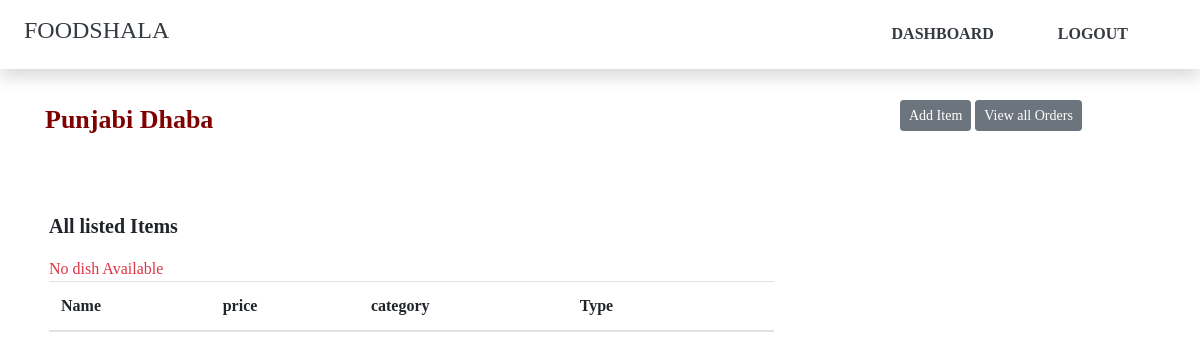
The app's page /restrauntAdminPage.php (signed in), older data.
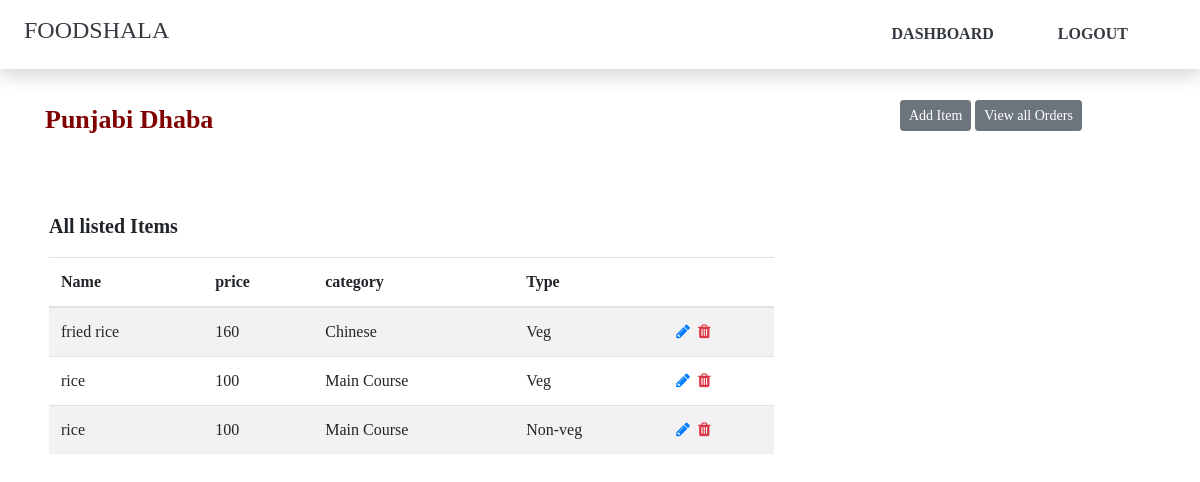
The same page, newer data.
### tables this page shows
CREATE TABLE `restraunts` (
  `restraunt_id` int(11) NOT NULL,
  `restraunt_name` varchar(255) NOT NULL,
  `restraunt_email` varchar(255) NOT NULL,
  `password` varchar(255) NOT NULL,
  `restraunt_address` varchar(255) NOT NULL,
  `restraunt_contact` varchar(255) NOT NULL,
  `restraunt_category` varchar(255) NOT NULL
);

CREATE TABLE `dishes` (
  `dish_id` int(11) NOT NULL,
  `restraunt_id` int(11) NOT NULL,
  `dish_name` varchar(255) NOT NULL,
  `price` int(11) NOT NULL,
  `category` varchar(255) NOT NULL,
  `type` varchar(255) NOT NULL
);

### restrauntAdminPage.php (the view, shortened to what this page needs)
<?php
require "includes/dbConnection.php";
?>
<?php
include "includes/header.php";
?>
<?php
 include "includes/navbar.php";
?>
<section class="restrauntAdmin">
<div class="container">
	<div class="row mt-5 mb-5">
		<div class="col-sm-9 col-lg-9 col-md-9">
<?php
$email=$_SESSION['restraunt_email'];
$query = "SELECT * FROM restraunts WHERE restraunts.restraunt_email='$email'";
$result = mysqli_query($con, $query)or die($mysqli_error($con));
$num = mysqli_num_rows($result);
$row = mysqli_fetch_array($result);
$id=$row['restraunt_id'];
if($num >= 1)
{
echo "<p class='restName'>".$row['restraunt_name']."</p>";
}
?>
		</div>
		<div class="col-sm-3 col-lg-3 col-md-3">
			<a href="restrauntDishAdd.php"><button class="btn btn-sm btn-secondary" type="submit" value="order">Add Item</button></a>
			<a href="restrauntOrderList.php"><button class="btn btn-sm btn-secondary" type="submit" value="order">View all Orders</button></a>
		</div>
	</div>
	<div class="row pt-2 pb-2 pl-1 pr-1">
		<div class="col-lg-12 col-md-12 col-sm-12">
			<p class="font-weight-bold listItem">All listed Items</p>
			<div class="row">
				<div class="col-lg-8 col-md-8 col-sm-8">
					<table class="table table-striped restrauntTable">
						<thead>
							<th>Name</th>
							<th>price</th>
							<th>category</th>
							<th>Type</th>
							<th></th>
						</thead>
						<tbody>
					<?php
					$query1 = "SELECT * FROM dishes WHERE restraunt_id='$id' order by category";
                    $result1 = mysqli_query($con, $query1)or die($mysqli_error($con));
                    $num1 = mysqli_num_rows($result1);
					if($num1>=1)
					{
                     while($row1 = mysqli_fetch_array($result1))
                     {
							echo "<tr><td>".$row1['dish_name']."</td>
								<td>".$row1['price']."</td>
								<td>".$row1['category']."</td>
								<td>".$row1['type']."</td>
								<td><a href='dishEdit.php?id={$row1['dish_id']}'><i class='fa fa-pencil fa-1x mr-2 ' aria-hidden='true'></i></a><a  href='deleteConfirmation.php?id={$row1['dish_id']}'><i class='fa fa-trash text-danger' aria-hidden='true'></a></i></td>
							</tr>";
							}
						}
                     else
						{
						echo "<span class='text-danger'>No dish Available</span>";
						}
						?>
						</tbody>
					</table>
				</div>
			</div>
		</div>
	</div>
</div>
</section>

### includes/header.php (shortened to what this page needs)
<!DOCTYPE html>
<html>
<head>
  <link rel="stylesheet" href="https://maxcdn.bootstrapcdn.com/bootstrap/4.4.1/css/bootstrap.min.css">
  <link rel="stylesheet" type="text/css" href="https://maxcdn.bootstrapcdn.com/font-awesome/4.7.0/css/font-awesome.min.css">
<link rel="stylesheet" type="text/css" href="css/myStyle.css">
</head>
<body>

### includes/navbar.php (shortened to what this page needs)
 <nav class="navbar fixed-top navbar-expand-sm navbar-light bg-white shadow">
	      	<ul class="navbar-nav font-weight-bold">
	      	<li class="nav-item">
           <a class="nav-link text-dark" href="index.php" target="_blank">
           	<h4>FOODSHALA</h4>
           </a>
           </li>
           </ul>
           <div class="collapse navbar-collapse" id="mymenu">
             <ul class="navbar-nav ml-auto font-weight-bold">
              <?php
                      if (isset($_SESSION['restraunt_email'])) {
                    ?>
              <li class="nav-item"><a href="restrauntAdminPage.php" class="nav-link text-dark mr-5">DASHBOARD</a></li>
             <li class="nav-item"><a href="logoutScript.php" class="nav-link text-dark mr-5">LOGOUT</a></li>
             <?php
               }else if(isset($_SESSION['user_email'])){
                ?>
                <li class="nav-item"><a href="orderSummary.php" class="nav-link text-dark mr-5"><span class="glyphicon glyphicon-user "></span>CART</a></li>
                <li class="nav-item"><a href="customerOrderList.php" class="nav-link text-dark mr-5"><span class="glyphicon glyphicon-user "></span>MY ORDERS</a></li>
                <li class="nav-item"><a href="logoutScript.php" class="nav-link text-dark mr-5">LOGOUT</a></li>
                <?php
              }else{
                ?>
             <li class="nav-item"><a href="#" class="nav-link text-dark mr-5" data-toggle="modal" data-target="#login">LOGIN</a></li>
             <li class="nav-item"><a href="#" class="nav-link text-dark mr-5" data-toggle="modal" data-target="#signUp">SIGN UP</a></li>
             <?php
               }
              ?>
           </ul>
           </div>
         </nav>
</body>

### css/myStyle.css (style rules this page uses)
body { font-family: 'oswald', san-serif; }
.shadow { box-shadow: 0px 0px 10px 0px; }
.restrauntAdmin { margin-top:100px; }
.restrauntAdmin .container .row .restName { color:maroon; font-size: 26px; font-weight: bold; }
.restrauntAdmin .container .row .listItem { font-size:20px; }

Row changes from the older to the newer data that the page shows:
added dishes: dish_name "fried rice", price "160", category "Chinese", type "Veg"
added dishes: dish_name "rice", price "100", category "Main Course", type "Veg"
added dishes: dish_name "rice", price "100", category "Main Course", type "Non-veg"
Text that changed along with them:
text no longer shown: "No dish Available"
